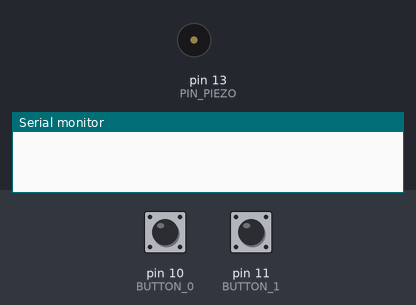
Bench run of a sketch on a simulated Arduino Uno, built with avr-gcc and run on an emulated ATmega328P. Shown: buzzer (waves = sounding), the last lines printed to the serial monitor. Inputs (shaded band) come from the test bench; at power-on: pin 10 (BUTTON_0) HIGH, pin 11 (BUTTON_1) HIGH.

Above: at 1.2 s.
1.3 s: pin 10 (BUTTON_0) pulled LOW for 1 s
At 1.5 s:
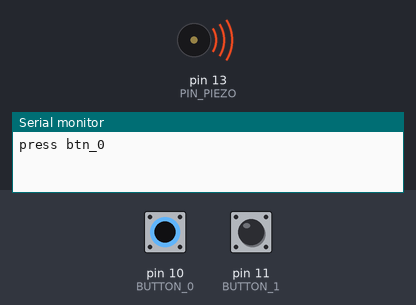
4.3 s: pin 11 (BUTTON_1) pulled LOW for 3.2 s
At 8.4 s:
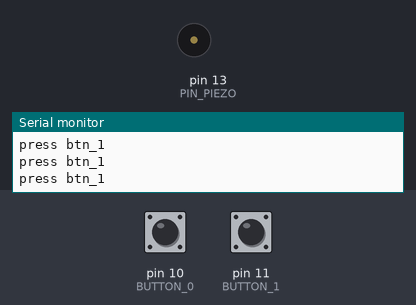
9.0 s: pin 10 (BUTTON_0) pulled LOW for 3.2 s
At 9.2 s:
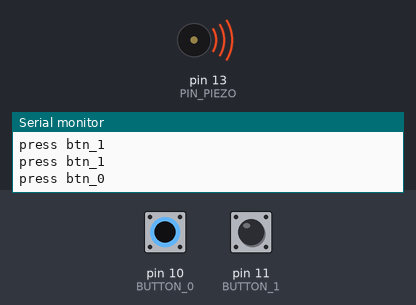
Timing chart, 0 to 13.7 s (numbered marks = the images above; inputs shaded):
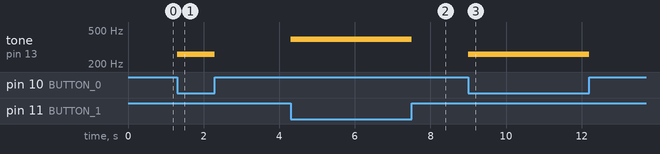

Measured:
- after the input at 1.3 s, tone on pin 13 (PIN_PIEZO): silent → 261 Hz at once, → silent 1.0 s later
- after the input at 4.3 s, tone on pin 13 (PIN_PIEZO): silent → 392 Hz at once, → silent 3.2 s later
- after the input at 9.0 s, tone on pin 13 (PIN_PIEZO): silent → 261 Hz at once, → silent 3.2 s later

The sketch:

project.ino
```cpp
// https://diyver.tistory.com/32

#define BUTTON_0 10
#define BUTTON_1 11

#define PIN_PIEZO 13
/*261 도, 294 레,330 미,349 파, 392 솔, 440 라, 494 시, 523 도 */

void setup() {
  int i;
  Serial.begin(9600);
  //button 초기화
  pinMode(BUTTON_0, INPUT_PULLUP);
  pinMode(BUTTON_1, INPUT_PULLUP);
  pinMode(PIN_PIEZO, OUTPUT);
}

void loop() {
  int i;
  //button 상태
  int btn_0 = digitalRead(BUTTON_0);
  int btn_1 = digitalRead(BUTTON_1);

  if(!btn_0){
    Serial.println("press btn_0");
    tone(PIN_PIEZO,261);
    delay(200);
    noTone(PIN_PIEZO);
  }
  if(!btn_1){
    Serial.println("press btn_1");
    tone(PIN_PIEZO,392);
    delay(200);
    noTone(PIN_PIEZO);
  }
}
```
